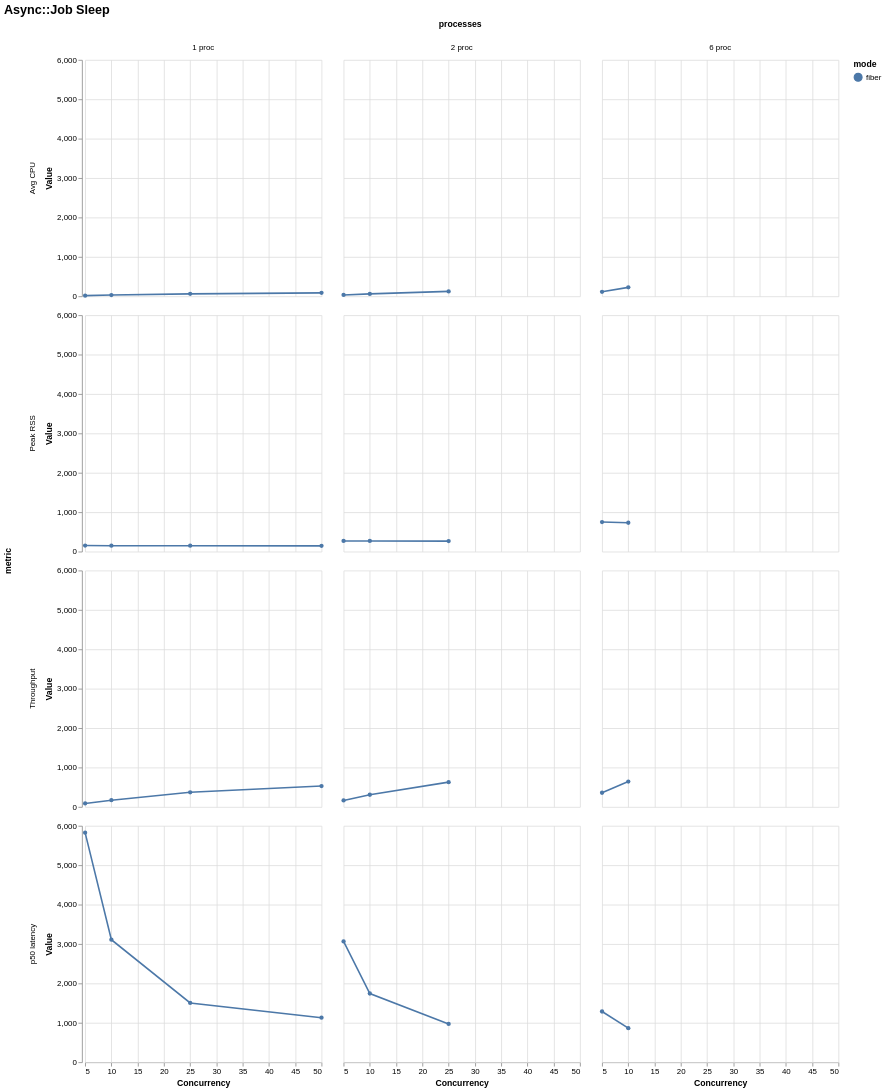

The Vega-Lite source for this figure:
### Vega-Lite specification from a JSON file in a GitHub repository (floating-point values rounded to 4 significant figures)
{"$schema": "https://vega.github.io/schema/vega-lite/v6.json", "title": "Async::Job Sleep", "data": {"values": [{"mode": "fiber", "concurrency": 5, "processes": "1 proc", "metric": "Throughput", "value": 87.87, "unit": "jobs/s"}, {"mode": "fiber", "concurrency": 5, "processes": "1 proc", "metric": "Peak RSS", "value": 153.7, "unit": "MB"}, {"mode": "fiber", "concurrency": 5, "processes": "1 proc", "metric": "Avg CPU", "value": 16.2, "unit": "%"}, {"mode": "fiber", "concurrency": 5, "processes": "1 proc", "metric": "p50 latency", "value": 5826.0, "unit": "ms"}, {"mode": "fiber", "concurrency": 10, "processes": "1 proc", "metric": "Throughput", "value": 170.4, "unit": "jobs/s"}, {"mode": "fiber", "concurrency": 10, "processes": "1 proc", "metric": "Peak RSS", "value": 150.4, "unit": "MB"}, {"mode": "fiber", "concurrency": 10, "processes": "1 proc", "metric": "Avg CPU", "value": 31.2, "unit": "%"}, {"mode": "fiber", "concurrency": 10, "processes": "1 proc", "metric": "p50 latency", "value": 3110.0, "unit": "ms"}, {"mode": "fiber", "concurrency": 25, "processes": "1 proc", "metric": "Throughput", "value": 370.3, "unit": "jobs/s"}, {"mode": "fiber", "concurrency": 25, "processes": "1 proc", "metric": "Peak RSS", "value": 150.2, "unit": "MB"}, {"mode": "fiber", "concurrency": 25, "processes": "1 proc", "metric": "Avg CPU", "value": 61.7, "unit": "%"}, {"mode": "fiber", "concurrency": 25, "processes": "1 proc", "metric": "p50 latency", "value": 1505.0, "unit": "ms"}, {"mode": "fiber", "concurrency": 50, "processes": "1 proc", "metric": "Throughput", "value": 529.9, "unit": "jobs/s"}, {"mode": "fiber", "concurrency": 50, "processes": "1 proc", "metric": "Peak RSS", "value": 145.7, "unit": "MB"}, {"mode": "fiber", "concurrency": 50, "processes": "1 proc", "metric": "Avg CPU", "value": 86.7, "unit": "%"}, {"mode": "fiber", "concurrency": 50, "processes": "1 proc", "metric": "p50 latency", "value": 1131.0, "unit": "ms"}, {"mode": "fiber", "concurrency": 5, "processes": "2 proc", "metric": "Throughput", "value": 163.7, "unit": "jobs/s"}, {"mode": "fiber", "concurrency": 5, "processes": "2 proc", "metric": "Peak RSS", "value": 271.0, "unit": "MB"}, {"mode": "fiber", "concurrency": 5, "processes": "2 proc", "metric": "Avg CPU", "value": 33.7, "unit": "%"}, {"mode": "fiber", "concurrency": 5, "processes": "2 proc", "metric": "p50 latency", "value": 3065.0, "unit": "ms"}, {"mode": "fiber", "concurrency": 10, "processes": "2 proc", "metric": "Throughput", "value": 308.6, "unit": "jobs/s"}, {"mode": "fiber", "concurrency": 10, "processes": "2 proc", "metric": "Peak RSS", "value": 270.4, "unit": "MB"}, {"mode": "fiber", "concurrency": 10, "processes": "2 proc", "metric": "Avg CPU", "value": 61.1, "unit": "%"}, {"mode": "fiber", "concurrency": 10, "processes": "2 proc", "metric": "p50 latency", "value": 1744.0, "unit": "ms"}, {"mode": "fiber", "concurrency": 25, "processes": "2 proc", "metric": "Throughput", "value": 628.9, "unit": "jobs/s"}, {"mode": "fiber", "concurrency": 25, "processes": "2 proc", "metric": "Peak RSS", "value": 266.8, "unit": "MB"}, {"mode": "fiber", "concurrency": 25, "processes": "2 proc", "metric": "Avg CPU", "value": 124.0, "unit": "%"}, {"mode": "fiber", "concurrency": 25, "processes": "2 proc", "metric": "p50 latency", "value": 971.3, "unit": "ms"}, {"mode": "fiber", "concurrency": 5, "processes": "6 proc", "metric": "Throughput", "value": 359.6, "unit": "jobs/s"}, {"mode": "fiber", "concurrency": 5, "processes": "6 proc", "metric": "Peak RSS", "value": 749.6, "unit": "MB"}, {"mode": "fiber", "concurrency": 5, "processes": "6 proc", "metric": "Avg CPU", "value": 113.0, "unit": "%"}, {"mode": "fiber", "concurrency": 5, "processes": "6 proc", "metric": "p50 latency", "value": 1288.0, "unit": "ms"}, {"mode": "fiber", "concurrency": 10, "processes": "6 proc", "metric": "Throughput", "value": 643.4, "unit": "jobs/s"}, {"mode": "fiber", "concurrency": 10, "processes": "6 proc", "metric": "Peak RSS", "value": 732.2, "unit": "MB"}, {"mode": "fiber", "concurrency": 10, "processes": "6 proc", "metric": "Avg CPU", "value": 226.4, "unit": "%"}, {"mode": "fiber", "concurrency": 10, "processes": "6 proc", "metric": "p50 latency", "value": 864.0, "unit": "ms"}]}, "mark": {"type": "line", "point": true, "tooltip": true}, "encoding": {"x": {"field": "concurrency", "type": "quantitative", "title": "Concurrency"}, "y": {"field": "value", "type": "quantitative", "title": "Value"}, "color": {"field": "mode", "type": "nominal"}, "tooltip": [{"field": "mode", "type": "nominal"}, {"field": "concurrency", "type": "nominal"}, {"field": "processes", "type": "nominal"}, {"field": "metric", "type": "nominal"}, {"field": "percentile", "type": "nominal"}, {"field": "value", "type": "quantitative"}], "row": {"field": "metric", "type": "nominal"}, "column": {"field": "processes", "type": "nominal"}}, "config": {"background": "white", "axis": {"labelFont": "Arial", "titleFont": "Arial", "grid": true}, "legend": {"labelFont": "Arial", "titleFont": "Arial"}, "title": {"font": "Arial", "fontSize": 16, "anchor": "start"}, "view": {"stroke": null}}}
